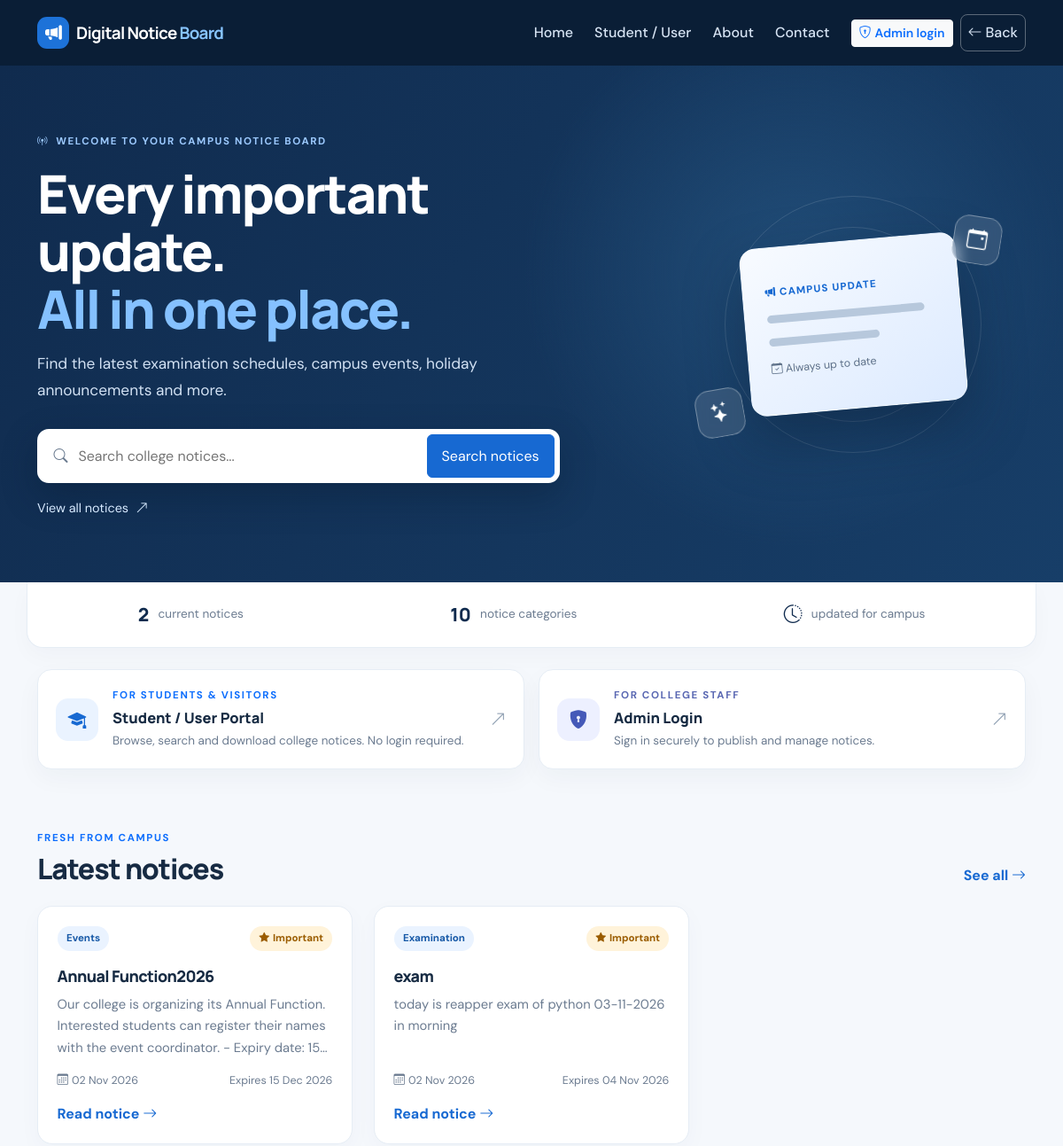
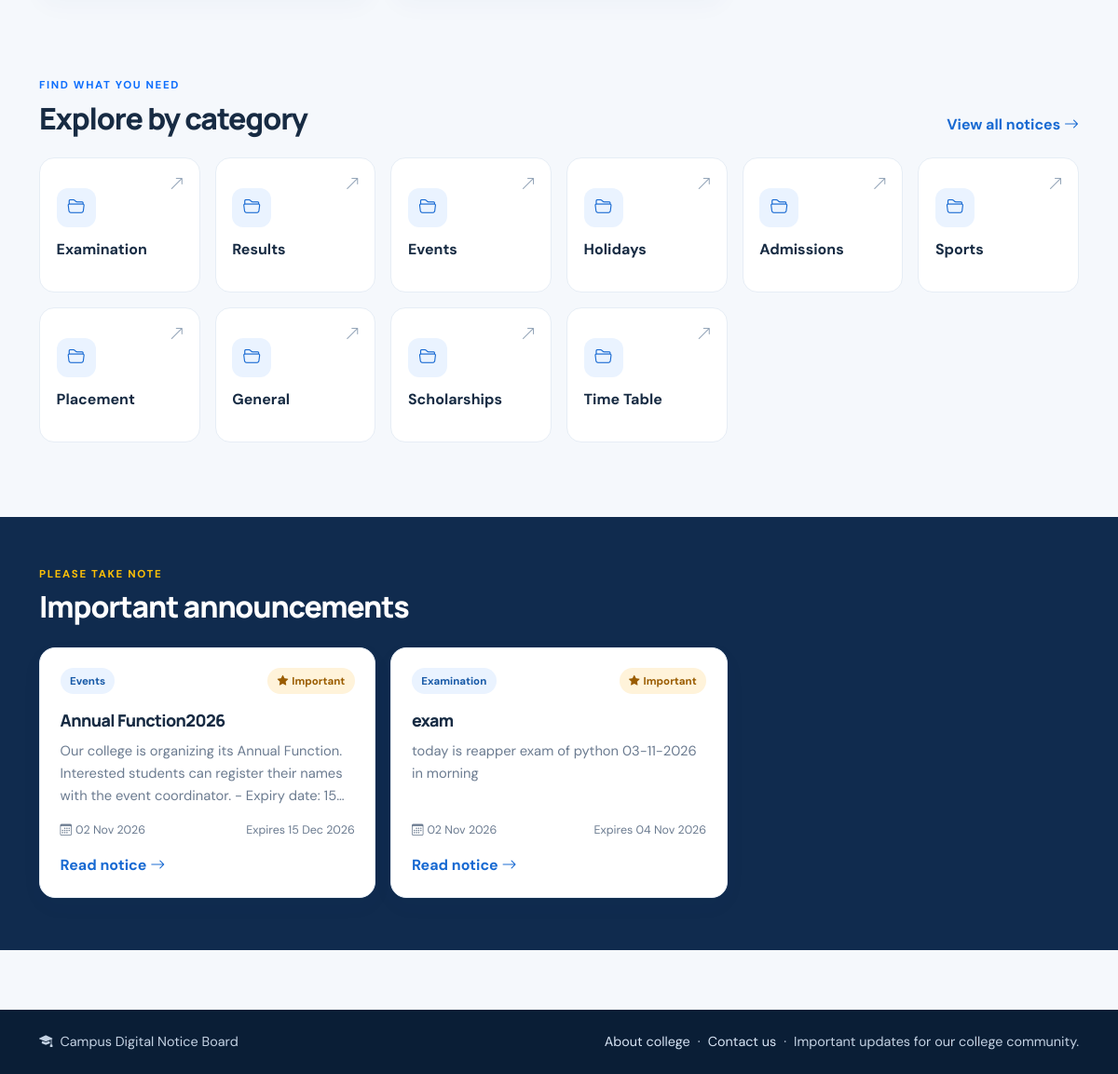
The page / on the database its author committed (2 pictures, top to bottom).
### notices/models.py (models this page shows, shortened)
class Notice(models.Model):
    class Category(models.TextChoices):
        EXAMINATION = 'Examination', 'Examination'
        RESULTS = 'Results', 'Results'
        EVENTS = 'Events', 'Events'
        HOLIDAYS = 'Holidays', 'Holidays'
        ADMISSIONS = 'Admissions', 'Admissions'
        SPORTS = 'Sports', 'Sports'
        PLACEMENT = 'Placement', 'Placement'
        GENERAL = 'General', 'General'
        SCHOLARSHIPS = 'Scholarships', 'Scholarships'
        TIME_TABLE = 'Time Table', 'Time Table'
    title = models.CharField(max_length=200)
    description = models.TextField()
    category = models.CharField(max_length=50, choices=Category.choices)
    pdf_file = models.FileField(
        upload_to='notices/',
        blank=True,
        null=True,
        validators=[FileExtensionValidator(['pdf']), validate_pdf_file],
    )
    created_at = models.DateTimeField(auto_now_add=True)
    expiry_date = models.DateField(blank=True, null=True)
    is_important = models.BooleanField(default=False)
    is_published = models.BooleanField(default=True)
    class Meta:
        ordering = ['-created_at', '-pk']

### notices/views.py (the view)
# urls.py: path('', views.home, name='home'),
def home(request):
    notices = published_notices()
    return render(request, 'notices/home.html', {
        'categories': Notice.Category.choices,
        'latest_notices': notices[:6],
        'important_notices': notices.filter(is_important=True)[:3],
        'notice_count': notices.count(),
    })

### notices/views.py (called while the page is built)
def published_notices():
    today = timezone.localdate()
    return Notice.objects.filter(is_published=True).filter(
        Q(expiry_date__isnull=True) | Q(expiry_date__gte=today)
    )

### notices/templates/notices/home.html (shortened to what this page needs)
{% extends 'notices/base.html' %}
{% block content %}
<section class="hero-section">
    <div class="container hero-content">
        <div class="hero-copy">
            <span class="eyebrow"><i class="bi bi-broadcast-pin me-2"></i>WELCOME TO YOUR CAMPUS NOTICE BOARD</span>
            <h1>Every important update.<br><span>All in one place.</span></h1>
            <p>Find the latest examination schedules, campus events, holiday announcements and more.</p>
            <form class="hero-search" method="get" action="{% url 'notice_list' %}">
                <i class="bi bi-search"></i>
                <input type="search" name="q" placeholder="Search college notices..." aria-label="Search college notices">
                <button class="btn btn-primary" type="submit">Search notices</button>
            </form>
            <a class="hero-browse" href="{% url 'notice_list' %}">View all notices <i class="bi bi-arrow-up-right ms-1"></i></a>
        </div>
        <div class="hero-art" aria-hidden="true">
            <div class="hero-orbit orbit-one"></div>
            <div class="hero-orbit orbit-two"></div>
            <div class="hero-board">
                <span class="board-top"><i class="bi bi-megaphone-fill"></i> CAMPUS UPDATE</span>
                <span class="board-line line-long"></span>
                <span class="board-line line-short"></span>
                <span class="board-date"><i class="bi bi-calendar-check"></i> Always up to date</span>
            </div>
            <span class="floating-icon icon-calendar"><i class="bi bi-calendar-event"></i></span>
            <span class="floating-icon icon-star"><i class="bi bi-stars"></i></span>
        </div>
    </div>
</section>
<section class="container stat-strip" aria-label="Notice board summary">
    <div><span class="stat-number">{{ notice_count }}</span><span class="stat-label">current notices</span></div>
    <div><span class="stat-number">{{ categories|length }}</span><span class="stat-label">notice categories</span></div>
    <div><span class="stat-number"><i class="bi bi-clock-history"></i></span><span class="stat-label">updated for campus</span></div>
</section>
<section class="container portal-choices" aria-label="Choose a portal">
    <a class="portal-choice student-portal" href="{% url 'notice_list' %}">
        <span class="portal-icon"><i class="bi bi-mortarboard-fill"></i></span>
        <span class="portal-copy">
            <span class="eyebrow text-primary">FOR STUDENTS & VISITORS</span>
            <strong>Student / User Portal</strong>
            <span>Browse, search and download college notices. No login required.</span>
        </span>
        <i class="bi bi-arrow-up-right portal-arrow"></i>
    </a>
    <a class="portal-choice admin-portal" href="{% url 'admin_login' %}">
        <span class="portal-icon"><i class="bi bi-shield-lock-fill"></i></span>
        <span class="portal-copy">
            <span class="eyebrow">FOR COLLEGE STAFF</span>
            <strong>Admin Login</strong>
            <span>Sign in securely to publish and manage notices.</span>
        </span>
        <i class="bi bi-arrow-up-right portal-arrow"></i>
    </a>
</section>
<section class="section-space container">
    <div class="section-heading">
        <div><span class="eyebrow text-primary">FRESH FROM CAMPUS</span><h2>Latest notices</h2></div>
        <a class="text-link" href="{% url 'notice_list' %}">See all <i class="bi bi-arrow-right"></i></a>
    </div>
    <div class="row g-4">
        {% for notice in latest_notices %}
            <div class="col-md-6 col-lg-4">
                {% include 'notices/_notice_card.html' %}
            </div>
        {% empty %}
            <div class="col-12"><div class="empty-state"><i class="bi bi-inbox"></i><h3>No notices just yet</h3><p>New campus announcements will appear here.</p></div></div>
        {% endfor %}
    </div>
</section>
<section class="section-space container">
    <div class="section-heading">
        <div><span class="eyebrow text-primary">FIND WHAT YOU NEED</span><h2>Explore by category</h2></div>
        <a class="text-link" href="{% url 'notice_list' %}">View all notices <i class="bi bi-arrow-right"></i></a>
    </div>
    <div class="row g-3">
        {% for value, label in categories %}
            <div class="col-6 col-md-4 col-lg-2">
                <a class="category-card" href="{% url 'notice_list' %}?category={{ value|urlencode }}">
                    <span class="category-icon"><i class="bi bi-folder2-open"></i></span>
                    <span class="category-name">{{ label }}</span>
                    <i class="bi bi-arrow-up-right category-arrow"></i>
                </a>
            </div>
        {% endfor %}
    </div>
</section>
{% if important_notices %}
<section class="important-section">
    <div class="container">
        <div class="section-heading">
            <div><span class="eyebrow text-warning">PLEASE TAKE NOTE</span><h2>Important announcements</h2></div>
        </div>
        <div class="row g-3">
            {% for notice in important_notices %}
                <div class="col-md-4">
                    {% include 'notices/_notice_card.html' %}
                </div>
            {% endfor %}
        </div>
    </div>
</section>
{% endif %}
{% endblock %}

### notices/templates/notices/base.html (shortened to what this page needs)
{% load static %}
<!doctype html>
<html lang="en">
<head>
    <link href="https://cdn.jsdelivr.net/npm/bootstrap@5.3.3/dist/css/bootstrap.min.css" rel="stylesheet">
    <link href="https://cdn.jsdelivr.net/npm/bootstrap-icons@1.11.3/font/bootstrap-icons.min.css" rel="stylesheet">
    <link href="{% static 'notices/css/site.css' %}" rel="stylesheet">
</head>
<body>
<nav class="navbar navbar-expand-lg navbar-dark site-navbar">
    <div class="container">
        <a class="navbar-brand fw-bold d-flex align-items-center gap-2" href="{% url 'home' %}">
            <span class="brand-mark"><i class="bi bi-megaphone-fill"></i></span>
            <span>Digital Notice <span class="brand-light">Board</span></span>
        </a>
        <div class="collapse navbar-collapse" id="mainNavigation">
            <div class="navbar-nav ms-auto align-items-lg-center gap-lg-2">
                <a class="nav-link" href="{% url 'home' %}">Home</a>
                <a class="nav-link" href="{% url 'notice_list' %}">Student / User</a>
                <a class="nav-link" href="{% url 'about' %}">About</a>
                <a class="nav-link" href="{% url 'contact' %}">Contact</a>
                {% if request.user.is_staff %}
                    <a class="nav-link" href="{% url 'admin_dashboard' %}">Dashboard</a>
                    <form method="post" action="{% url 'admin_logout' %}" class="d-inline">
                        {% csrf_token %}
                        <button class="btn btn-sm btn-outline-light ms-lg-2" type="submit">Log out</button>
                    </form>
                {% else %}
                    <a class="btn btn-sm btn-light text-primary fw-semibold ms-lg-2" href="{% url 'admin_login' %}"><i class="bi bi-shield-lock me-1"></i>Admin login</a>
                {% endif %}
                <button class="nav-link nav-back-button" id="goBackButton" type="button"><i class="bi bi-arrow-left me-1"></i>Back</button>
            </div>
        </div>
    </div>
</nav>
<main>
    {% block content %}{% endblock %}
</main>
<footer class="site-footer">
    <div class="container d-flex flex-column flex-md-row justify-content-between gap-2">
        <span><i class="bi bi-mortarboard-fill me-2"></i>Campus Digital Notice Board</span>
        <span><a class="footer-link" href="{% url 'about' %}">About college</a><span class="mx-2">·</span><a class="footer-link" href="{% url 'contact' %}">Contact us</a><span class="mx-2">·</span>Important updates for our college community.</span>
    </div>
</footer>
</body>
</html>

### notices/templates/notices/_notice_card.html (shortened to what this page needs)
<article class="notice-card h-100">
    <div class="d-flex justify-content-between align-items-start gap-3">
        <span class="category-pill">{{ notice.category }}</span>
        {% if notice.is_important %}
            <span class="important-pill"><i class="bi bi-star-fill me-1"></i>Important</span>
        {% endif %}
    </div>
    <h3 class="notice-card-title">
        <a href="{% url 'notice_detail' notice.pk %}">{{ notice.title }}</a>
    </h3>
    <p class="notice-excerpt">{{ notice.description|truncatechars:160 }}</p>
    <div class="notice-meta">
        <span><i class="bi bi-calendar3 me-1"></i>{{ notice.created_at|date:"d M Y" }}</span>
        {% if notice.expiry_date %}
            <span>Expires {{ notice.expiry_date|date:"d M Y" }}</span>
        {% endif %}
    </div>
    <div class="d-flex justify-content-between align-items-center mt-3">
        <a class="text-link" href="{% url 'notice_detail' notice.pk %}">Read notice <i class="bi bi-arrow-right"></i></a>
    </div>
</article>

### rows shown on the page
Notice: category "Events", is_important True (drawn), title "Annual Function2026", description "Our college is organizing its Annual Function. Interested students can register their names with the event coordinator. - Expiry date:…", created_at "02 Nov 2026", expiry_date "15 Dec 2026"
Notice: category "Examination", is_important True (drawn), title "exam", description "today is reapper exam of python 03-11-2026 in morning", created_at "02 Nov 2026", expiry_date "04 Nov 2026"

### other values the page prints
{{ notice_count }} "2"
{{ categories|length }} "10"
{{ label }} "Examination" "Results" "Events" "Holidays" "Admissions" "Sports" "Placement" "General" "Scholarships" "Time Table"
